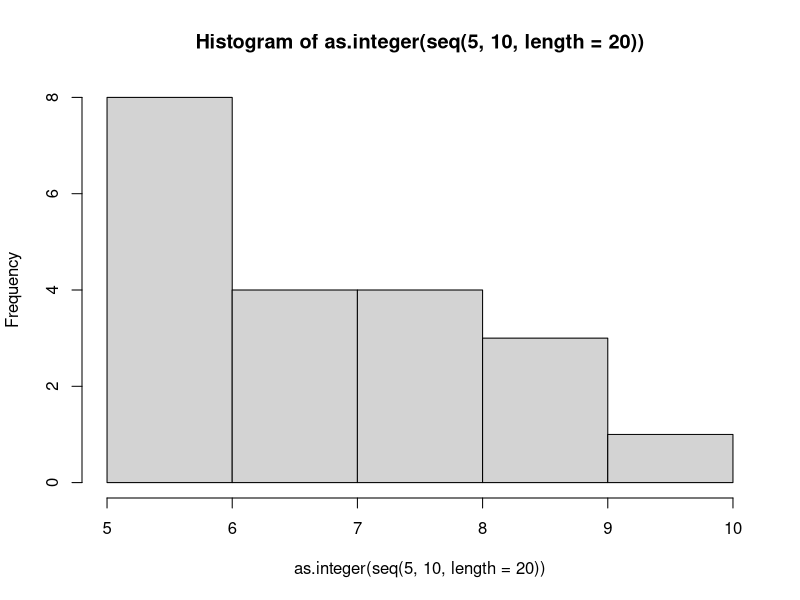

Write the R code that produced this figure.
#generacion de secuencias

#del 1 al 20 en saltos de .5
seq(1,20,.5)

#del 1 al 10 con generacion de 20 numeros
seq(5,10,length=20)
hist(as.integer( seq(5,10,length=20)))

#repetir un vector 30 veces
rep(c(0,1,2),30)

rep(c(0,1,2), each=10)


